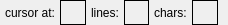
<?xml version="1.0" encoding="UTF-8"?>
<ui version="4.0">
 <class>MSbEditWdg</class>
 <widget class="QWidget" name="MSbEditWdg">
  <property name="geometry">
   <rect>
    <x>0</x>
    <y>0</y>
    <width>228</width>
    <height>25</height>
   </rect>
  </property>
  <property name="windowTitle">
   <string notr="true"/>
  </property>
  <layout class="QHBoxLayout" name="horizontalLayout">
   <property name="spacing">
    <number>5</number>
   </property>
   <property name="leftMargin">
    <number>5</number>
   </property>
   <property name="topMargin">
    <number>0</number>
   </property>
   <property name="rightMargin">
    <number>10</number>
   </property>
   <property name="bottomMargin">
    <number>0</number>
   </property>
   <item>
    <widget class="QLabel" name="label_1">
     <property name="text">
      <string>cursor at:</string>
     </property>
    </widget>
   </item>
   <item>
    <widget class="QLabel" name="lblCursorPos">
     <property name="frameShape">
      <enum>QFrame::Box</enum>
     </property>
     <property name="text">
      <string notr="true"/>
     </property>
     <property name="alignment">
      <set>Qt::AlignCenter</set>
     </property>
     <property name="margin">
      <number>3</number>
     </property>
     <property name="textInteractionFlags">
      <set>Qt::NoTextInteraction</set>
     </property>
    </widget>
   </item>
   <item>
    <widget class="QLabel" name="label_2">
     <property name="text">
      <string>lines:</string>
     </property>
    </widget>
   </item>
   <item>
    <widget class="QLabel" name="lblLines">
     <property name="frameShape">
      <enum>QFrame::Box</enum>
     </property>
     <property name="text">
      <string notr="true"/>
     </property>
     <property name="alignment">
      <set>Qt::AlignCenter</set>
     </property>
     <property name="margin">
      <number>3</number>
     </property>
     <property name="textInteractionFlags">
      <set>Qt::NoTextInteraction</set>
     </property>
    </widget>
   </item>
   <item>
    <widget class="QLabel" name="label_3">
     <property name="text">
      <string>chars:</string>
     </property>
    </widget>
   </item>
   <item>
    <widget class="QLabel" name="lblChars">
     <property name="frameShape">
      <enum>QFrame::Box</enum>
     </property>
     <property name="text">
      <string notr="true"/>
     </property>
     <property name="alignment">
      <set>Qt::AlignCenter</set>
     </property>
     <property name="margin">
      <number>3</number>
     </property>
     <property name="textInteractionFlags">
      <set>Qt::NoTextInteraction</set>
     </property>
    </widget>
   </item>
  </layout>
 </widget>
 <layoutdefault spacing="0" margin="0"/>
 <resources/>
 <connections/>
</ui>
